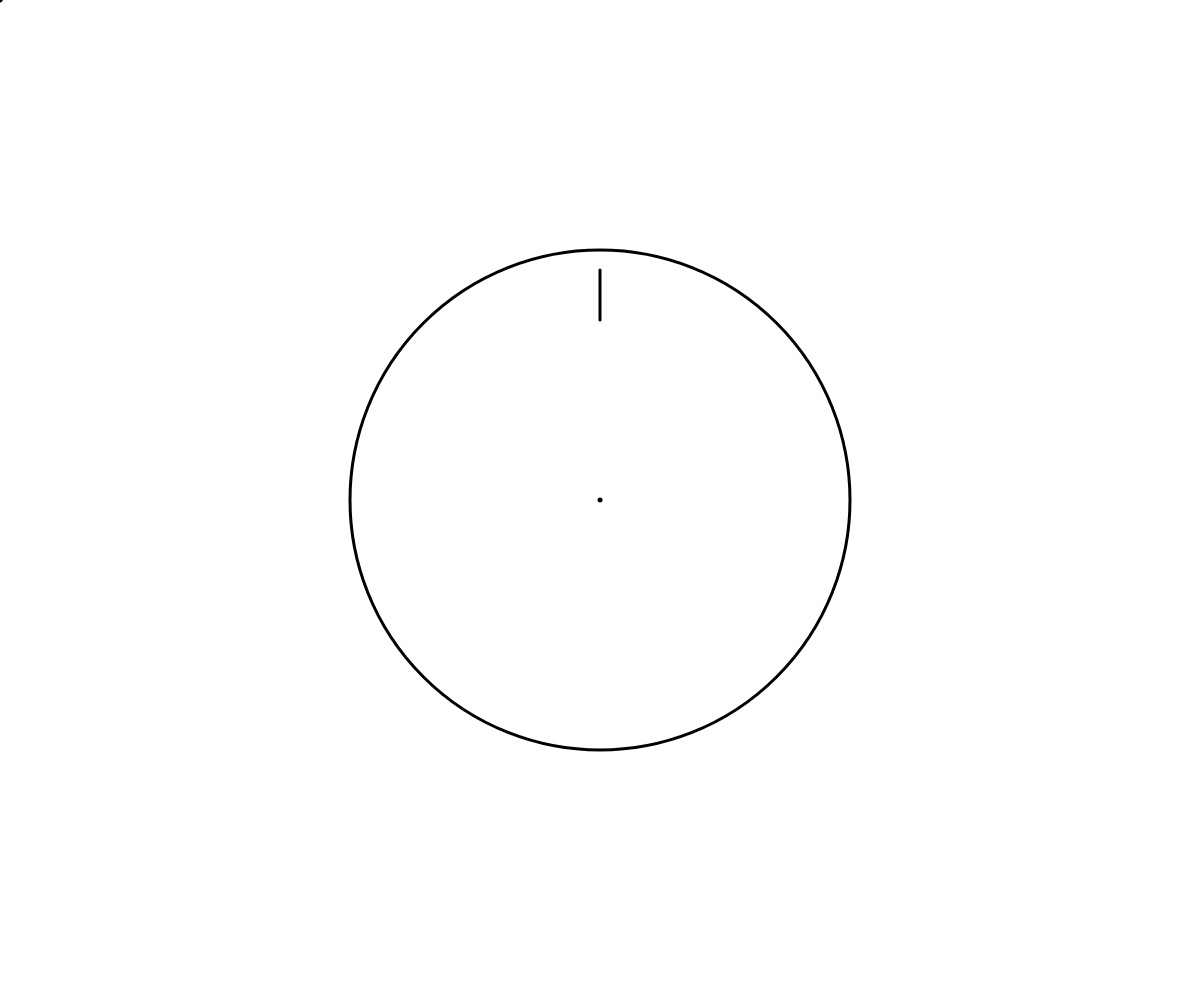
Frame 1 (no input)
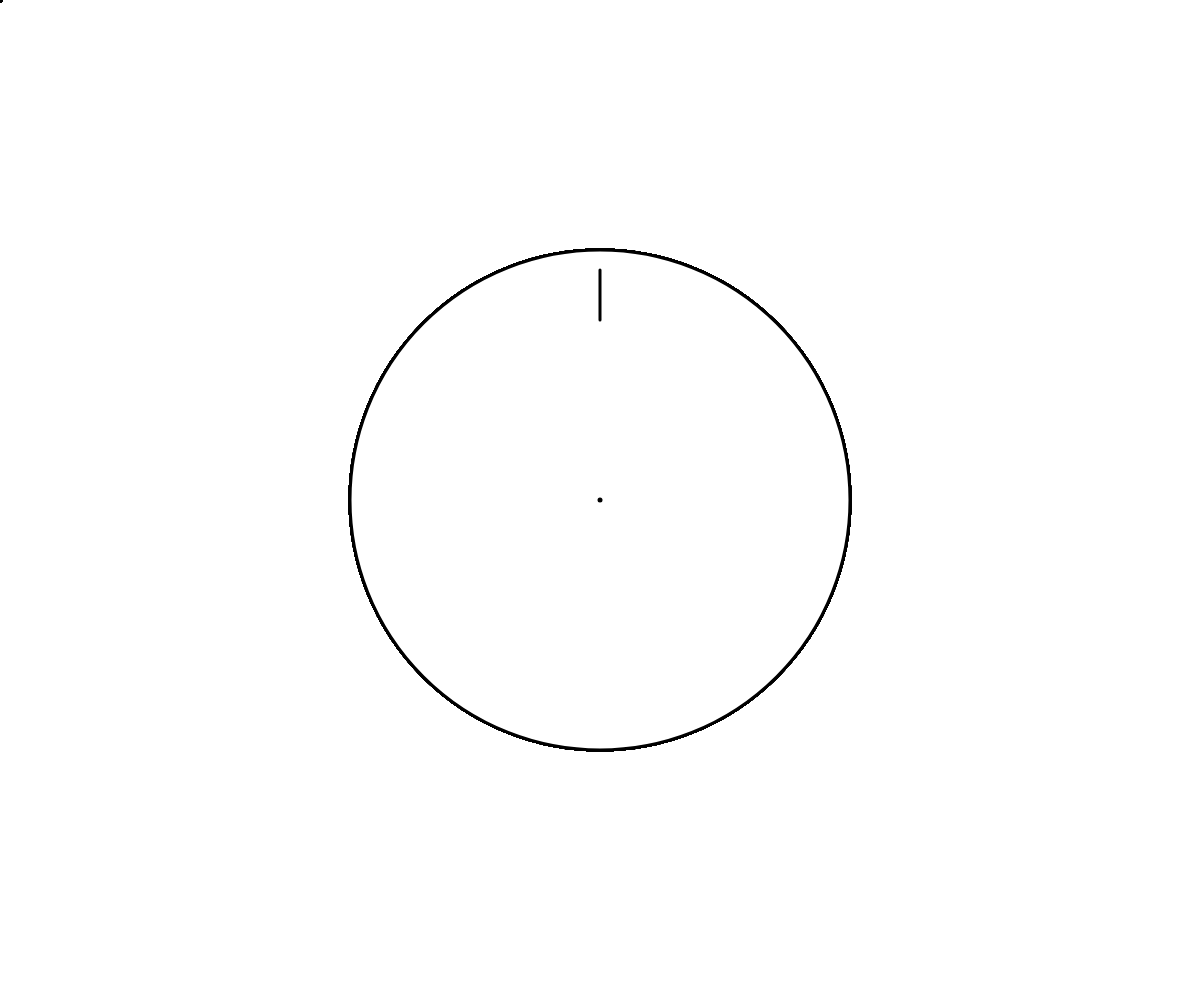
Frame 60 (no input)
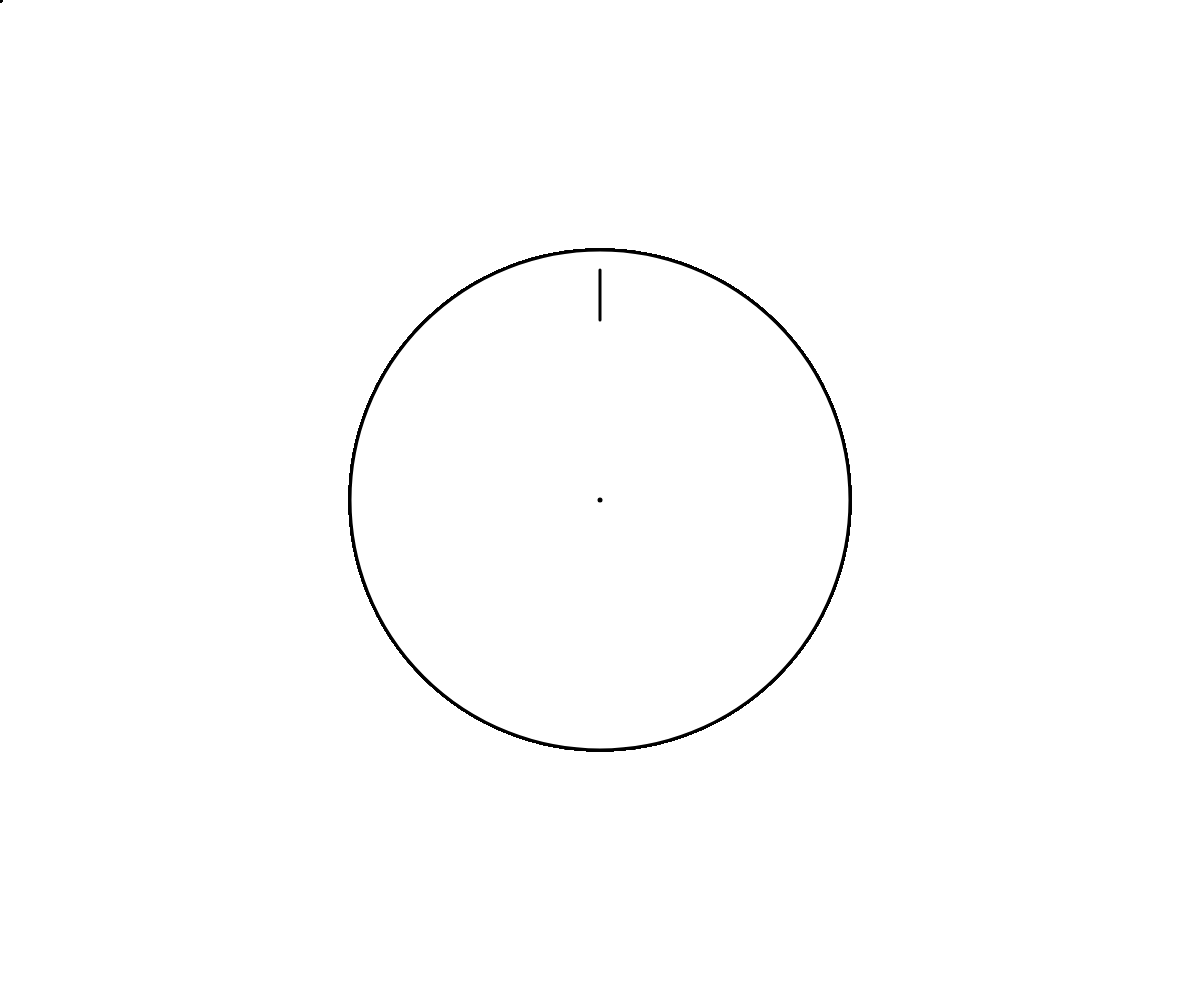
Frame 120 (the mouse pressed at the canvas centre since frame 60)

The p5.js sketch that drew these frames (run headless with seeded random() and noise() and a simulated clock; from frame 60 on, the mouse is pressed at the canvas centre):

// p5.js sketch
// ── sketch.js
// cLOCK
// Austin Nicholson 
// October 223rd
//



function setup() {
  createCanvas(windowWidth, windowHeight);
}

function draw() {
  drawClock();

}

function drawClock(){
  strokeWeight(3);
  circle(width/2, height/2, 500);
  line(width/2,height/2-180, width/2, height/2-230);
  for(let i = 0; i < 12; i++){
    translate(width/2, height/2);
    strokeWeight(5);
    rotate(radians(30));
    line(width/2,height/2, width/2, height/2);
    
  }
}
